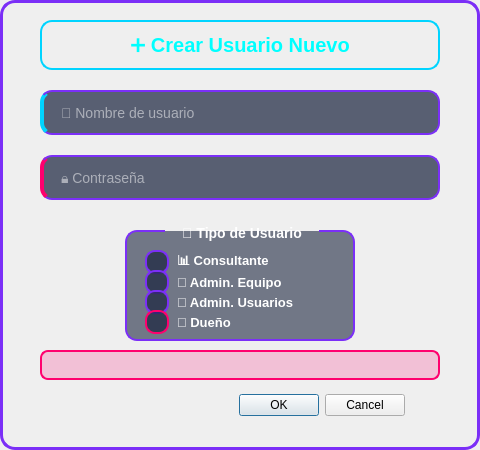
<?xml version="1.0" encoding="UTF-8"?>
<ui version="4.0">
 <class>newUserDialog</class>
 <widget class="QDialog" name="newUserDialog">
  <property name="geometry">
   <rect>
    <x>0</x>
    <y>0</y>
    <width>480</width>
    <height>450</height>
   </rect>
  </property>
  <property name="windowTitle">
   <string>➕ Crear Usuario</string>
  </property>
  <property name="styleSheet">
   <string notr="true">/* ============================================
   DIÁLOGO CREAR USUARIO - TEMA NEÓN CYBERPUNK
   ============================================ */

QDialog {
    background: qlineargradient(x1:0, y1:0, x2:1, y2:1,
                                stop:0 #0a0e27, stop:0.5 #16213e, stop:1 #0a0e27);
    border: 3px solid #7b2ff7;
    border-radius: 15px;
}

/* ============================================
   LABELS
   ============================================ */

QLabel#label_3 {
    color: #00ffff;
    font-size: 20px;
    font-weight: bold;
    font-family: 'Segoe UI', Arial, sans-serif;
    background: qlineargradient(x1:0, y1:0, x2:1, y2:0,
                                stop:0 rgba(123, 47, 247, 150),
                                stop:0.5 rgba(0, 212, 255, 150),
                                stop:1 rgba(123, 47, 247, 150));
    border: 2px solid #00d4ff;
    border-radius: 12px;
    padding: 12px;
}

QLabel#label_error {
    color: #ff006e;
    font-size: 13px;
    font-weight: bold;
    font-family: 'Segoe UI', Arial, sans-serif;
    background: rgba(255, 0, 110, 50);
    border: 2px solid #ff006e;
    border-radius: 8px;
    padding: 8px;
}

/* ============================================
   LINE EDITS
   ============================================ */

QLineEdit {
    background: rgba(26, 35, 62, 180);
    border: 2px solid #7b2ff7;
    border-radius: 12px;
    padding: 12px 15px;
    color: #ffffff;
    font-size: 14px;
    font-family: 'Segoe UI', Arial, sans-serif;
    selection-background-color: #00d4ff;
    selection-color: #000000;
}

QLineEdit:focus {
    border: 2px solid #00d4ff;
    background: rgba(26, 35, 62, 220);
    box-shadow: 0 0 20px rgba(0, 212, 255, 0.6);
}

QLineEdit:hover {
    border: 2px solid #9351ff;
    background: rgba(26, 35, 62, 200);
}

QLineEdit::placeholder {
    color: rgba(255, 255, 255, 100);
    font-style: italic;
}

QLineEdit#lineEdit_username {
    border-left: 4px solid #00d4ff;
}

QLineEdit#lineEdit_password {
    border-left: 4px solid #ff006e;
}

/* ============================================
   GROUPBOX - TIPO DE USUARIO
   ============================================ */

QGroupBox {
    background: rgba(26, 35, 62, 150);
    border: 2px solid #7b2ff7;
    border-radius: 12px;
    color: #00ffff;
    font-size: 14px;
    font-weight: bold;
    font-family: 'Segoe UI', Arial, sans-serif;
    padding-top: 25px;
    margin-top: 10px;
}

QGroupBox::title {
    subcontrol-origin: margin;
    subcontrol-position: top center;
    padding: 5px 15px;
    background: qlineargradient(x1:0, y1:0, x2:1, y2:0,
                                stop:0 #7b2ff7, stop:1 #00d4ff);
    border-radius: 8px;
    color: white;
}

/* ============================================
   RADIO BUTTONS
   ============================================ */

QRadioButton {
    color: #ffffff;
    font-size: 13px;
    font-weight: bold;
    font-family: 'Segoe UI', Arial, sans-serif;
    spacing: 8px;
    padding: 5px;
}

QRadioButton::indicator {
    width: 20px;
    height: 20px;
    border: 2px solid #7b2ff7;
    border-radius: 10px;
    background: rgba(26, 35, 62, 180);
}

QRadioButton::indicator:hover {
    border: 2px solid #00d4ff;
    background: rgba(26, 35, 62, 220);
    box-shadow: 0 0 10px rgba(0, 212, 255, 0.5);
}

QRadioButton::indicator:checked {
    background: qradialgradient(cx:0.5, cy:0.5, radius:0.5,
                                fx:0.5, fy:0.5,
                                stop:0 #00ffff, stop:0.5 #00d4ff, stop:1 #7b2ff7);
    border: 2px solid #00ffff;
    box-shadow: 0 0 15px rgba(0, 255, 255, 0.8);
}

QRadioButton:hover {
    color: #00ffff;
}

QRadioButton:checked {
    color: #00ffff;
}

/* Emojis para cada tipo */
QRadioButton#radioButton_c::indicator {
    /* Consultante */
}

QRadioButton#radioButton_h::indicator {
    /* Admin. Nodos */
}

QRadioButton#radioButton_u::indicator {
    /* Admin. Usuarios */
}

QRadioButton#radioButton_o::indicator {
    /* Dueño */
    border: 2px solid #ff006e;
}

QRadioButton#radioButton_o::indicator:checked {
    background: qradialgradient(cx:0.5, cy:0.5, radius:0.5,
                                fx:0.5, fy:0.5,
                                stop:0 #ff006e, stop:0.5 #ff4499, stop:1 #7b2ff7);
    border: 2px solid #ff006e;
    box-shadow: 0 0 15px rgba(255, 0, 110, 0.8);
}

/* ============================================
   DIALOG BUTTON BOX
   ============================================ */

QDialogButtonBox {
    background: transparent;
}

QDialogButtonBox QPushButton[text=&quot;OK&quot;],
QDialogButtonBox QPushButton[text=&quot;Aceptar&quot;] {
    background: qlineargradient(x1:0, y1:0, x2:1, y2:0,
                                stop:0 #00d4ff, stop:1 #7b2ff7);
    border: 2px solid #00d4ff;
    border-radius: 12px;
    padding: 12px 30px;
    color: white;
    font-size: 14px;
    font-weight: bold;
    font-family: 'Segoe UI', Arial, sans-serif;
    min-width: 120px;
    min-height: 40px;
}

QDialogButtonBox QPushButton[text=&quot;OK&quot;]:hover,
QDialogButtonBox QPushButton[text=&quot;Aceptar&quot;]:hover {
    background: qlineargradient(x1:0, y1:0, x2:1, y2:0,
                                stop:0 #00e5ff, stop:1 #9351ff);
    box-shadow: 0 0 25px rgba(0, 212, 255, 0.8);
}

QDialogButtonBox QPushButton[text=&quot;OK&quot;]:pressed,
QDialogButtonBox QPushButton[text=&quot;Aceptar&quot;]:pressed {
    background: qlineargradient(x1:0, y1:0, x2:1, y2:0,
                                stop:0 #00a8cc, stop:1 #6020dd);
    padding-top: 14px;
    padding-bottom: 10px;
}

QDialogButtonBox QPushButton[text=&quot;Cancel&quot;],
QDialogButtonBox QPushButton[text=&quot;Cancelar&quot;] {
    background: qlineargradient(x1:0, y1:0, x2:1, y2:0,
                                stop:0 #ff006e, stop:1 #ff4444);
    border: 2px solid #ff006e;
    border-radius: 12px;
    padding: 12px 30px;
    color: white;
    font-size: 14px;
    font-weight: bold;
    font-family: 'Segoe UI', Arial, sans-serif;
    min-width: 120px;
    min-height: 40px;
}

QDialogButtonBox QPushButton[text=&quot;Cancel&quot;]:hover,
QDialogButtonBox QPushButton[text=&quot;Cancelar&quot;]:hover {
    background: qlineargradient(x1:0, y1:0, x2:1, y2:0,
                                stop:0 #ff1a7a, stop:1 #ff6666);
    box-shadow: 0 0 25px rgba(255, 0, 110, 0.8);
}

QDialogButtonBox QPushButton[text=&quot;Cancel&quot;]:pressed,
QDialogButtonBox QPushButton[text=&quot;Cancelar&quot;]:pressed {
    background: qlineargradient(x1:0, y1:0, x2:1, y2:0,
                                stop:0 #cc0058, stop:1 #cc3333);
    padding-top: 14px;
    padding-bottom: 10px;
}</string>
  </property>
  <widget class="QDialogButtonBox" name="buttonBox">
   <property name="geometry">
    <rect>
     <x>75</x>
     <y>380</y>
     <width>330</width>
     <height>50</height>
    </rect>
   </property>
   <property name="orientation">
    <enum>Qt::Horizontal</enum>
   </property>
   <property name="standardButtons">
    <set>QDialogButtonBox::Cancel|QDialogButtonBox::Ok</set>
   </property>
  </widget>
  <widget class="QLineEdit" name="lineEdit_username">
   <property name="geometry">
    <rect>
     <x>40</x>
     <y>90</y>
     <width>400</width>
     <height>45</height>
    </rect>
   </property>
   <property name="text">
    <string/>
   </property>
   <property name="placeholderText">
    <string>👤 Nombre de usuario</string>
   </property>
  </widget>
  <widget class="QLineEdit" name="lineEdit_password">
   <property name="geometry">
    <rect>
     <x>40</x>
     <y>155</y>
     <width>400</width>
     <height>45</height>
    </rect>
   </property>
   <property name="echoMode">
    <enum>QLineEdit::Password</enum>
   </property>
   <property name="placeholderText">
    <string>🔒 Contraseña</string>
   </property>
  </widget>
  <widget class="QLabel" name="label_error">
   <property name="geometry">
    <rect>
     <x>40</x>
     <y>350</y>
     <width>400</width>
     <height>30</height>
    </rect>
   </property>
   <property name="text">
    <string/>
   </property>
   <property name="alignment">
    <set>Qt::AlignCenter</set>
   </property>
  </widget>
  <widget class="QLabel" name="label_3">
   <property name="geometry">
    <rect>
     <x>40</x>
     <y>20</y>
     <width>400</width>
     <height>50</height>
    </rect>
   </property>
   <property name="text">
    <string>➕ Crear Usuario Nuevo</string>
   </property>
   <property name="alignment">
    <set>Qt::AlignCenter</set>
   </property>
  </widget>
  <widget class="QGroupBox" name="groupBox_usertype">
   <property name="geometry">
    <rect>
     <x>125</x>
     <y>220</y>
     <width>230</width>
     <height>121</height>
    </rect>
   </property>
   <property name="title">
    <string>👥 Tipo de Usuario</string>
   </property>
   <property name="flat">
    <bool>false</bool>
   </property>
   <property name="checkable">
    <bool>false</bool>
   </property>
   <widget class="QRadioButton" name="radioButton_c">
    <property name="geometry">
     <rect>
      <x>15</x>
      <y>30</y>
      <width>200</width>
      <height>24</height>
     </rect>
    </property>
    <property name="text">
     <string>📊 Consultante</string>
    </property>
   </widget>
   <widget class="QRadioButton" name="radioButton_h">
    <property name="geometry">
     <rect>
      <x>15</x>
      <y>50</y>
      <width>200</width>
      <height>24</height>
     </rect>
    </property>
    <property name="text">
     <string>🌐 Admin. Equipo</string>
    </property>
   </widget>
   <widget class="QRadioButton" name="radioButton_u">
    <property name="geometry">
     <rect>
      <x>15</x>
      <y>70</y>
      <width>200</width>
      <height>24</height>
     </rect>
    </property>
    <property name="text">
     <string>👥 Admin. Usuarios</string>
    </property>
   </widget>
   <widget class="QRadioButton" name="radioButton_o">
    <property name="geometry">
     <rect>
      <x>15</x>
      <y>90</y>
      <width>200</width>
      <height>24</height>
     </rect>
    </property>
    <property name="text">
     <string>👑 Dueño</string>
    </property>
   </widget>
  </widget>
 </widget>
 <resources/>
 <connections>
  <connection>
   <sender>buttonBox</sender>
   <signal>accepted()</signal>
   <receiver>newUserDialog</receiver>
   <slot>accept()</slot>
   <hints>
    <hint type="sourcelabel">
     <x>240</x>
     <y>405</y>
    </hint>
    <hint type="destinationlabel">
     <x>240</x>
     <y>224</y>
    </hint>
   </hints>
  </connection>
  <connection>
   <sender>buttonBox</sender>
   <signal>rejected()</signal>
   <receiver>newUserDialog</receiver>
   <slot>reject()</slot>
   <hints>
    <hint type="sourcelabel">
     <x>240</x>
     <y>405</y>
    </hint>
    <hint type="destinationlabel">
     <x>240</x>
     <y>224</y>
    </hint>
   </hints>
  </connection>
 </connections>
</ui>
